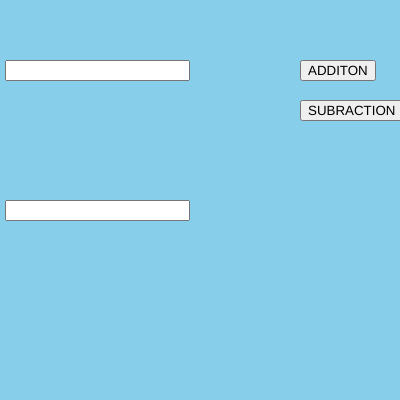
Frame 1 (no input)
Frame 60 (no input): identical to frame 1, image omitted
Frame 120 (the mouse pressed at the canvas centre since frame 60): identical to frame 1, image omitted

The p5.js sketch that drew this single still picture (run headless with seeded random() and noise() and a simulated clock; from frame 60 on, the mouse is pressed at the canvas centre):

// p5.js sketch
// ── sketch.js
var num1 , num2;
var add,mul,sub,div;

function setup() {
  createCanvas(400, 400);

  num1=createInput();
  num1.position(5,60);
  num2=createInput();
  num2.position(5,200);

  add=createButton("ADDITON")
  add.position(300,60)
  add.mousePressed(addition)

  sub=createButton("SUBRACTION")
  sub.position(300,100)
  sub.mousePressed(subraction)
}

function draw() {
  background("skyblue");

  n1=parseInt(num1.value () );
  n2=parseInt(num2.value () );
}

function addition(){
  console.log(n1+n2) ;
  text(n1+n2 , 200,200);
}

function subraction (){
  console.log(n1-n2) ;
  text(n1+n2 , 200,200);
}
